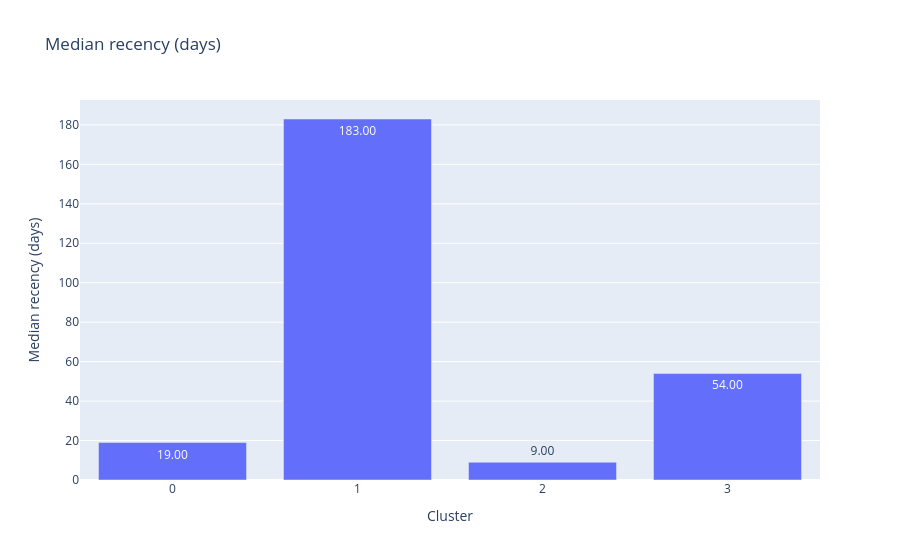
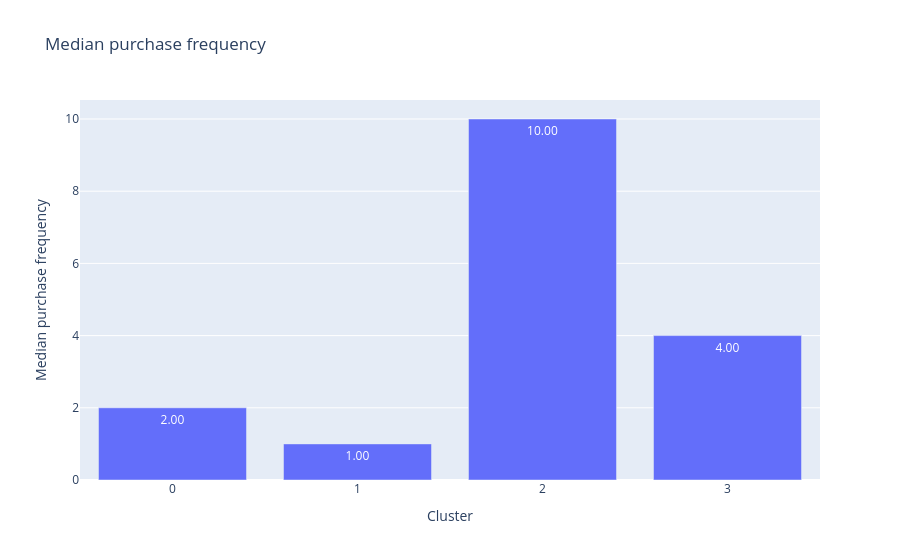
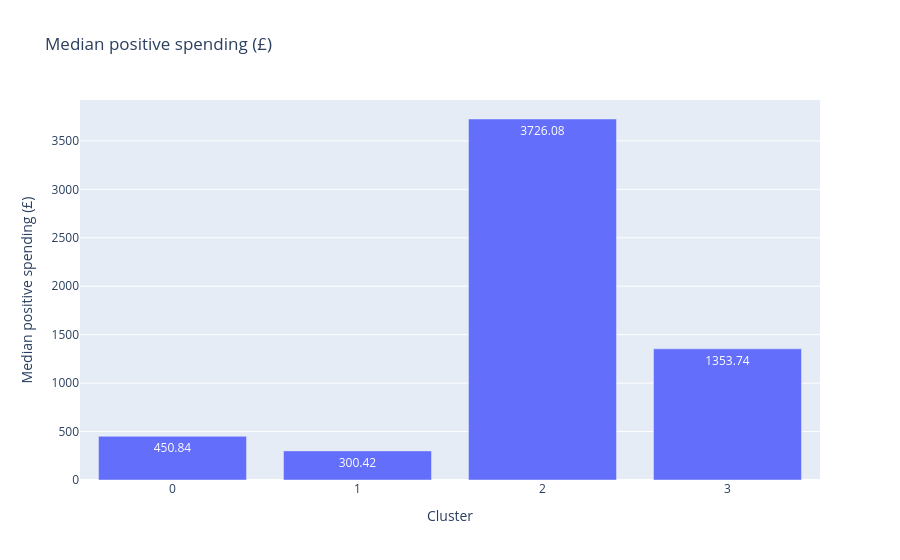

Notebook source saved alongside these figures, in order:
### Markdown cell above
## 6. Compare median purchasing behaviour

The figures below use original RFM measurements,
not standardized feature values.

Lower recency means a more recent recorded purchase.
Frequency and spending reflect observed transaction history.

### Code cell
metrics = {
    "median_recency": "Median recency (days)",
    "median_frequency": "Median purchase frequency",
    "median_monetary": "Median positive spending (£)",
}

for column, label in metrics.items():
    fig = px.bar(
        recreated,
        x="cluster",
        y=column,
        text_auto=".2f",
        title=label,
        labels={"cluster": "Cluster", column: label},
    )
    fig.update_xaxes(type="category")
    fig.show()

### Figure 1 — Plotly figure (JSON) as saved in the notebook; plotly's stock layout.template omitted (floating-point values rounded to 4 significant figures)
{"data": [{"hovertemplate": "Cluster=%{x}<br>Median recency (days)=%{y}<extra></extra>", "legendgroup": "", "marker": {"color": "#636efa", "pattern": {"shape": ""}}, "name": "", "orientation": "v", "showlegend": false, "textposition": "auto", "texttemplate": "%{y:.2f}", "type": "bar", "x": [0, 1, 2, 3], "xaxis": "x", "y": [19.0, 183.0, 9.0, 54.0], "yaxis": "y"}], "layout": {"barmode": "relative", "legend": {"tracegroupgap": 0}, "title": {"text": "Median recency (days)"}, "xaxis": {"anchor": "y", "domain": [0.0, 1.0], "title": {"text": "Cluster"}, "type": "category"}, "yaxis": {"anchor": "x", "domain": [0.0, 1.0], "title": {"text": "Median recency (days)"}}}}

### Figure 2 — Plotly figure (JSON) as saved in the notebook; plotly's stock layout.template omitted (floating-point values rounded to 4 significant figures)
{"data": [{"hovertemplate": "Cluster=%{x}<br>Median purchase frequency=%{y}<extra></extra>", "legendgroup": "", "marker": {"color": "#636efa", "pattern": {"shape": ""}}, "name": "", "orientation": "v", "showlegend": false, "textposition": "auto", "texttemplate": "%{y:.2f}", "type": "bar", "x": [0, 1, 2, 3], "xaxis": "x", "y": [2.0, 1.0, 10.0, 4.0], "yaxis": "y"}], "layout": {"barmode": "relative", "legend": {"tracegroupgap": 0}, "title": {"text": "Median purchase frequency"}, "xaxis": {"anchor": "y", "domain": [0.0, 1.0], "title": {"text": "Cluster"}, "type": "category"}, "yaxis": {"anchor": "x", "domain": [0.0, 1.0], "title": {"text": "Median purchase frequency"}}}}

### Figure 3 — Plotly figure (JSON) as saved in the notebook; plotly's stock layout.template omitted (floating-point values rounded to 4 significant figures)
{"data": [{"hovertemplate": "Cluster=%{x}<br>Median positive spending (£)=%{y}<extra></extra>", "legendgroup": "", "marker": {"color": "#636efa", "pattern": {"shape": ""}}, "name": "", "orientation": "v", "showlegend": false, "textposition": "auto", "texttemplate": "%{y:.2f}", "type": "bar", "x": [0, 1, 2, 3], "xaxis": "x", "y": [450.8, 300.4, 3726.0, 1354.0], "yaxis": "y"}], "layout": {"barmode": "relative", "legend": {"tracegroupgap": 0}, "title": {"text": "Median positive spending (£)"}, "xaxis": {"anchor": "y", "domain": [0.0, 1.0], "title": {"text": "Cluster"}, "type": "category"}, "yaxis": {"anchor": "x", "domain": [0.0, 1.0], "title": {"text": "Median positive spending (£)"}}}}
